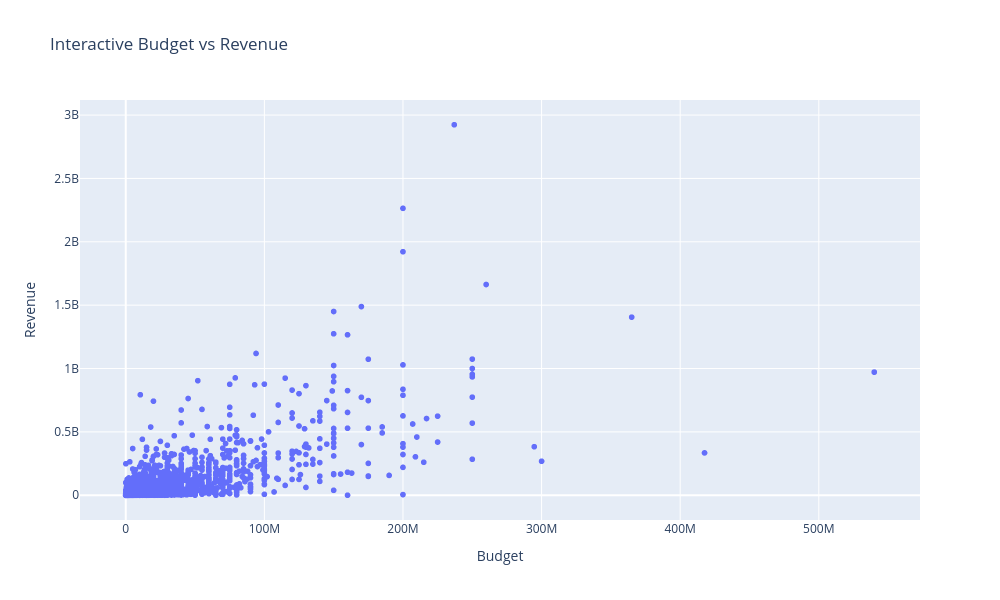

Notebook code for this chart:
### Markdown cell above
# Interactive Budget vs Revenue

### Code cell
interactive_df = df[
    (df['budget'] > 0) &
    (df['revenue'] > 0)
].copy()

fig = px.scatter(
    interactive_df.sample(
        min(3000, len(interactive_df)),
        random_state=42
    ),
    x='budget',
    y='revenue',
    hover_name='title',
    hover_data=[
        'vote_average',
        'popularity',
        'runtime'
    ],
    title='Interactive Budget vs Revenue',
    labels={
        'budget': 'Budget',
        'revenue': 'Revenue'
    }
)

fig.update_layout(
    width=1000,
    height=600
)

fig.show()

### Figure 1 — Plotly figure (JSON) as saved in the notebook; plotly's stock layout.template omitted (floating-point values rounded to 4 significant figures; data arrays with more than 128 entries replaced by an {"elided": "..."} marker saying what was removed)
{"data": [{"customdata": {"elided": "3000x3 float values"}, "hovertemplate": "<b>%{hovertext}</b><br><br>Budget=%{x}<br>Revenue=%{y}<br>vote_average=%{customdata[0]}<br>popularity=%{customdata[1]}<br>runtime=%{customdata[2]}<extra></extra>", "hovertext": {"elided": "3000 str values"}, "legendgroup": "", "marker": {"color": "#636efa", "symbol": "circle"}, "mode": "markers", "name": "", "showlegend": false, "type": "scattergl", "x": {"elided": "3000 int values"}, "xaxis": "x", "y": {"elided": "3000 int values"}, "yaxis": "y"}], "layout": {"height": 600, "legend": {"tracegroupgap": 0}, "title": {"text": "Interactive Budget vs Revenue"}, "width": 1000, "xaxis": {"anchor": "y", "domain": [0, 1], "title": {"text": "Budget"}}, "yaxis": {"anchor": "x", "domain": [0, 1], "title": {"text": "Revenue"}}}}
